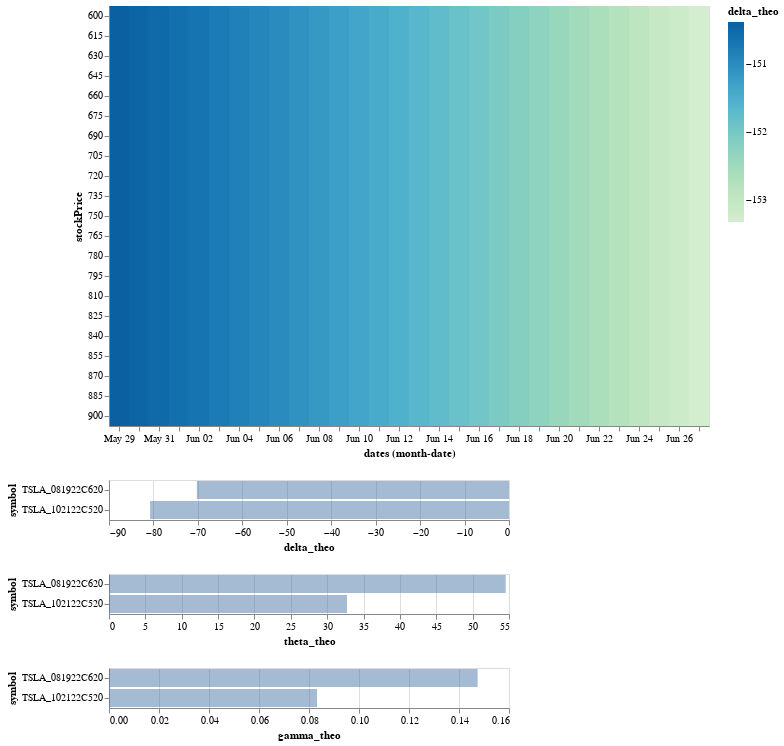

The code cell stored with this chart in its notebook:
### Code cell
# Greeks Table Vis

# https://altair-viz.github.io/gallery/binned_heatmap.html
days = 30

n = 2

options = df.sample(n)

# secondsToExpiration = (option.expirationDate / 1000 - int(date.strftime('%s')))
lastprice = 750

priceRange = linear_price_range(lastprice,stepNum=20,percent=0.2)

def Greek_Table_Vis(options,priceRange,days=30,greek='delta'):
    """
    Visualize future options greeks in {days} days
    options: dateframe
    days: positive integer
    priceRange: list of prices
    greek: greek name to visualize 
    """

    dateRange = [1000*int((dt.date.today()+dt.timedelta(days=i)).strftime('%s')) for i in range(days)]


    df_greeksTable = option_stockprice_dates_DF(priceRange,dateRange,options)


    def calculateGreeks(options):
        for greek in ['delta','theta','gamma']:
            options['{}_theo'.format(greek)] = options.apply(lambda df: greeks_theo(greek,df.putCall,stockprice,df.strikePrice,daysLeft(df.expirationDate,dt.datetime.fromtimestamp(df.dates/1000)),df.volatility),axis=1)

    calculateGreeks(df_greeksTable)

    GreeksDF = df_greeksTable[['stockPrice','delta_theo','theta_theo','gamma_theo','dates']].groupby(['stockPrice','dates']).sum().reset_index()


    # https://altair-viz.github.io/user_guide/times_and_dates.html 
    # https://altair-viz.github.io/user_guide/transform/timeunit.html#user-guide-timeunit-transform
    a = alt.Chart(GreeksDF).mark_rect().encode(
        alt.X('monthdate(dates):O'),
        alt.Y('stockPrice:O',scale=alt.Scale(zero=False)),
        alt.Color('{}_theo:Q'.format(greek), scale=alt.Scale(scheme='greenblue')),
        tooltip=['dates:T','stockPrice','delta_theo','theta_theo','gamma_theo','dates']
    ).properties(width=600)


    b = Greeks_Vis(options,stockprice,date)

    return a & b 
# alt.Chart(df_greeksTable).mark_point
# ().encode(
#     alt.X('dates:T',axis=alt.Axis(format='%m/%d',labelAngle=-45,title='date')),
#     alt.Y('stockPrice:N'))

Greek_Table_Vis(options,priceRange)

### Figure 1 — Vega-Lite specification as saved in the notebook (floating-point values rounded to 4 significant figures; data arrays with more than 128 entries replaced by an {"elided": "..."} marker saying what was removed)
{"config": {"view": {"continuousWidth": 400, "continuousHeight": 300}}, "vconcat": [{"data": {"name": "data-ad447535fe4d10219e7fd4468b841beb"}, "mark": "rect", "encoding": {"color": {"field": "delta_theo", "scale": {"scheme": "greenblue"}, "type": "quantitative"}, "tooltip": [{"field": "dates", "type": "temporal"}, {"field": "stockPrice", "type": "quantitative"}, {"field": "delta_theo", "type": "quantitative"}, {"field": "theta_theo", "type": "quantitative"}, {"field": "gamma_theo", "type": "quantitative"}, {"field": "dates", "type": "quantitative"}], "x": {"field": "dates", "timeUnit": "monthdate", "type": "ordinal"}, "y": {"field": "stockPrice", "scale": {"zero": false}, "type": "ordinal"}}, "width": 600}, {"vconcat": [{"mark": {"type": "bar", "opacity": 0.5}, "encoding": {"tooltip": [{"field": "description", "type": "nominal"}, {"field": "delta_theo", "type": "quantitative"}], "x": {"field": "delta_theo", "type": "quantitative"}, "y": {"field": "symbol", "type": "nominal"}}}, {"mark": {"type": "bar", "opacity": 0.5}, "encoding": {"tooltip": [{"field": "description", "type": "nominal"}, {"field": "theta_theo", "type": "quantitative"}], "x": {"field": "theta_theo", "type": "quantitative"}, "y": {"field": "symbol", "type": "nominal"}}}, {"mark": {"type": "bar", "opacity": 0.5}, "encoding": {"tooltip": [{"field": "description", "type": "nominal"}, {"field": "gamma_theo", "type": "quantitative"}], "x": {"field": "gamma_theo", "type": "quantitative"}, "y": {"field": "symbol", "type": "nominal"}}}], "data": {"name": "data-ae4a9c3af15e409bbb56b5b0681292a0"}}], "$schema": "https://vega.github.io/schema/vega-lite/v4.17.0.json", "datasets": {"data-ad447535fe4d10219e7fd4468b841beb": {"elided": "630 records"}, "data-ae4a9c3af15e409bbb56b5b0681292a0": [{"Unnamed: 0": 1951, "putCall": "CALL", "symbol": "TSLA_102122C520", "description": "TSLA Oct 21 2022 520 Call", "exchangeName": "OPR", "bid": 275.8, "ask": 283.2, "last": 273.0, "mark": 279.5, "bidSize": 16, "askSize": 26, "bidAskSize": "16X26", "lastSize": 0, "highPrice": 273.0, "lowPrice": 273.0, "openPrice": 0.0, "closePrice": 238.0, "totalVolume": 1, "tradeDate": null, "tradeTimeInLong": 1653671466807, "quoteTimeInLong": 1653681599996, "netChange": 35.06, "volatility": 76.58, "delta": 0.856, "gamma": 0.001, "theta": -0.326, "vega": 1.133, "rho": 1.49, "openInterest": 2, "timeValue": 33.39, "theoreticalOptionValue": 281.8, "theoreticalVolatility": 29.0, "optionDeliverablesList": null, "strikePrice": 520.0, "expirationDate": 1666382400000, "daysToExpiration": 147, "expirationType": "R", "lastTradingDay": 1666396800000, "multiplier": 100.0, "settlementType": " ", "deliverableNote": null, "isIndexOption": null, "percentChange": 14.73, "markChange": 41.57, "markPercentChange": 17.47, "intrinsicValue": 239.6, "pennyPilot": true, "nonStandard": false, "inTheMoney": true, "mini": false, "stockPrice": [600.0, 615.0, 630.0, 645.0, 660.0, 675.0, 690.0, 705.0, 720.0, 735.0, 750.0, 765.0, 780.0, 795.0, 810.0, 825.0, 840.0, 855.0, 870.0, 885.0, 900.0], "dates": [1653807600000, 1653894000000, 1653980400000, 1654066800000, 1654153200000, 1654239600000, 1654326000000, 1654412400000, 1654498800000, 1654585200000, 1654671600000, 1654758000000, 1654844400000, 1654930800000, 1655017200000, 1655103600000, 1655190000000, 1655276400000, 1655362800000, 1655449200000, 1655535600000, 1655622000000, 1655708400000, 1655794800000, 1655881200000, 1655967600000, 1656054000000, 1656140400000, 1656226800000, 1656313200000], "Num": 1, "delta_theo": -80.75, "theta_theo": 32.72, "gamma_theo": 0.08323}, {"Unnamed: 0": 1646, "putCall": "CALL", "symbol": "TSLA_081922C620", "description": "TSLA Aug 19 2022 620 Call", "exchangeName": "OPR", "bid": 180.2, "ask": 186.6, "last": 181.7, "mark": 183.4, "bidSize": 20, "askSize": 37, "bidAskSize": "20X37", "lastSize": 0, "highPrice": 181.7, "lowPrice": 177.8, "openPrice": 0.0, "closePrice": 146.4, "totalVolume": 14, "tradeDate": null, "tradeTimeInLong": 1653676824053, "quoteTimeInLong": 1653681599608, "netChange": 35.34, "volatility": 74.36, "delta": 0.777, "gamma": 0.001, "theta": -0.505, "vega": 1.1, "rho": 0.941, "openInterest": 15, "timeValue": 42.11, "theoreticalOptionValue": 184.8, "theoreticalVolatility": 29.0, "optionDeliverablesList": null, "strikePrice": 620.0, "expirationDate": 1660939200000, "daysToExpiration": 84, "expirationType": "R", "lastTradingDay": 1660953600000, "multiplier": 100.0, "settlementType": " ", "deliverableNote": null, "isIndexOption": null, "percentChange": 24.14, "markChange": 36.97, "markPercentChange": 25.25, "intrinsicValue": 139.6, "pennyPilot": true, "nonStandard": false, "inTheMoney": true, "mini": false, "stockPrice": [600.0, 615.0, 630.0, 645.0, 660.0, 675.0, 690.0, 705.0, 720.0, 735.0, 750.0, 765.0, 780.0, 795.0, 810.0, 825.0, 840.0, 855.0, 870.0, 885.0, 900.0], "dates": [1653807600000, 1653894000000, 1653980400000, 1654066800000, 1654153200000, 1654239600000, 1654326000000, 1654412400000, 1654498800000, 1654585200000, 1654671600000, 1654758000000, 1654844400000, 1654930800000, 1655017200000, 1655103600000, 1655190000000, 1655276400000, 1655362800000, 1655449200000, 1655535600000, 1655622000000, 1655708400000, 1655794800000, 1655881200000, 1655967600000, 1656054000000, 1656140400000, 1656226800000, 1656313200000], "Num": 1, "delta_theo": -70.24, "theta_theo": 54.55, "gamma_theo": 0.1474}]}}
